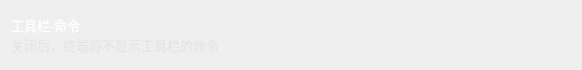
                  <widget class="QWidget" name="verticalWidget_34" native="true">
                   <property name="minimumSize">
                    <size>
                     <width>0</width>
                     <height>70</height>
                    </size>
                   </property>
                   <property name="maximumSize">
                    <size>
                     <width>16777215</width>
                     <height>70</height>
                    </size>
                   </property>
                   <property name="styleSheet">
                    <string notr="true">#verticalWidget_34{
	border: 1px solid rgba(197, 197, 197,50);
	
	background-color: rgba(255, 255, 255, 20);
	border-radius: 5px;
}</string>
                   </property>
                   <layout class="QHBoxLayout" name="horizontalLayout_45">
                    <item>
                     <widget class="QWidget" name="horizontalWidget_33" native="true">
                      <property name="minimumSize">
                       <size>
                        <width>0</width>
                        <height>40</height>
                       </size>
                      </property>
                      <property name="maximumSize">
                       <size>
                        <width>16777215</width>
                        <height>40</height>
                       </size>
                      </property>
                      <layout class="QVBoxLayout" name="verticalLayout_41">
                       <property name="spacing">
                        <number>0</number>
                       </property>
                       <property name="leftMargin">
                        <number>0</number>
                       </property>
                       <property name="topMargin">
                        <number>0</number>
                       </property>
                       <property name="rightMargin">
                        <number>0</number>
                       </property>
                       <property name="bottomMargin">
                        <number>0</number>
                       </property>
                       <item>
                        <widget class="QLabel" name="label_commandDisplay">
                         <property name="font">
                          <font>
                           <family>OPPOSans B</family>
                           <pointsize>10</pointsize>
                           <stylestrategy>PreferAntialias</stylestrategy>
                          </font>
                         </property>
                         <property name="styleSheet">
                          <string notr="true">color: rgb(255, 255, 255);</string>
                         </property>
                         <property name="text">
                          <string>工具栏-命令</string>
                         </property>
                        </widget>
                       </item>
                       <item>
                        <widget class="QLabel" name="label_commandDisplay_tip">
                         <property name="minimumSize">
                          <size>
                           <width>0</width>
                           <height>20</height>
                          </size>
                         </property>
                         <property name="maximumSize">
                          <size>
                           <width>16777215</width>
                           <height>20</height>
                          </size>
                         </property>
                         <property name="font">
                          <font>
                           <family>OPPOSans B</family>
                           <pointsize>10</pointsize>
                           <stylestrategy>PreferAntialias</stylestrategy>
                          </font>
                         </property>
                         <property name="styleSheet">
                          <string notr="true">color: rgba(223, 223, 223, 150);</string>
                         </property>
                         <property name="text">
                          <string>关闭后，终端将不显示工具栏的命令</string>
                         </property>
                        </widget>
                       </item>
                      </layout>
                     </widget>
                    </item>
                    <item>
                     <spacer name="horizontalSpacer_64">
                      <property name="orientation">
                       <enum>Qt::Horizontal</enum>
                      </property>
                      <property name="sizeHint" stdset="0">
                       <size>
                        <width>352</width>
                        <height>20</height>
                       </size>
                      </property>
                     </spacer>
                    </item>
                    <item>
                     <layout class="QVBoxLayout" name="verticalLayout_commandDisplay"/>
                    </item>
                   </layout>
                  </widget>
